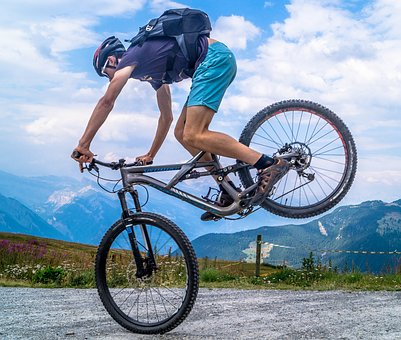
#> input picture DigitalImageProcessing/images/cycle.jpg, 401 x 340 px
$ jupyter execute ImageProcessing-2.ipynb   (shell and % lines are left out)
#> lines starting #> are read from the running program, lines starting #| are printed output that depends on the picture; after the words box and inside, x2 and y2 are one past the last pixel; in counts of white or black regions, pixels touching at a corner belong together
## Arithmetical Operations

[cell 1]
import numpy as np
import cv2

image = cv2.imread('images/cycle.jpg')
#> image is the input picture: shape (340, 401, 3); mean B, G, R 175.8, 156.1, 136.3
cv2.imshow("Original", image)
print("max of 255: " + str(cv2.add(np.uint8([200]), np.uint8([100]))))
print("min of 0: " + str(cv2.subtract(np.uint8([50]), np.uint8([100]))))
print("wrap around: " + str(np.uint8([200]) + np.uint8([100])))
print("wrap around: " + str(np.uint8([50]) - np.uint8([100])))
M = np.ones(image.shape, dtype = "uint8") * 100
added = cv2.add(image, M)
cv2.imshow("Added", added)
M = np.ones(image.shape, dtype = "uint8") * 50
subtracted = cv2.subtract(image, M)
cv2.imshow("Subtracted", subtracted)
if(cv2.waitKey(0)):
#> (key Esc is pressed here)
 cv2.destroyAllWindows()

### Bitwise Operator

[cell 2]
import numpy as np
import cv2
rectangle = np.zeros((300, 300), dtype = "uint8")
cv2.rectangle(rectangle, (25, 25), (275, 275), 255, -1)
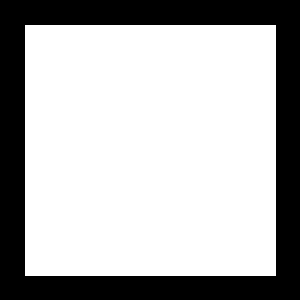
#> rectangle: shape (300, 300); 70% white; 1 black region, box (x1, y1, x2, y2) and area: (0, 0, 300, 300) 26999
cv2.imshow("Rectangle", rectangle)
cv2.waitKey(0)
circle = np.zeros((300, 300), dtype = "uint8")
cv2.circle(circle, (150, 150), 150, 255, -1)
#> circle: shape (300, 300); 78.5% white; 4 black regions, box (x1, y1, x2, y2) and area: (0, 0, 150, 150) 4980, (151, 0, 300, 133) 4830, (0, 151, 133, 300) 4830, (168, 168, 300, 300) 4681
cv2.imshow("Circle", circle)
cv2.waitKey(0)
bitwiseAnd = cv2.bitwise_and(rectangle, circle)
cv2.imshow("AND", bitwiseAnd)
cv2.waitKey(0)
bitwiseOr = cv2.bitwise_or(rectangle, circle)
cv2.imshow("OR", bitwiseOr)
cv2.waitKey(0)
bitwiseXor = cv2.bitwise_xor(rectangle, circle)
cv2.imshow("XOR", bitwiseXor)
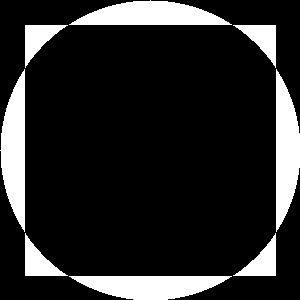
#> window 'XOR': shape (300, 300); 15.7% white; 8 white regions, largest, box (x1, y1, x2, y2) and area: (69, 0, 232, 25) 2729, (0, 69, 25, 232) 2729, (276, 69, 300, 232) 2728
cv2.waitKey(0)
bitwiseNot = cv2.bitwise_not(circle)
cv2.imshow("NOT", bitwiseNot)
if(cv2.waitKey(5)):
#> (key Esc is pressed here)
 cv2.destroyAllWindows()

1. AND: A bitwise AND is true if and only if both pixels are greater than zero.
2. OR: A bitwise OR is true if either of the two pixels are greater than zero.
3. XOR: A bitwise XOR is true if and only if the two pixels are greater than zero, but not both.
4. NOT: A bitwise NOT inverts the “on” and “off” pixels in an image.

### Masking

[cell 3]
import cv2
import numpy as np

img = cv2.imread("images/cycle.jpg")
cv2.imshow("Wave",img)
cv2.waitKey(0)
#we readed the image

mask = np.zeros(img.shape[:2],dtype="uint8")
(cx,cy) = (img.shape[1]//2,img.shape[0]//2)
#> cx = 200; cy = 170
cv2.rectangle(mask,(cx-75,cy-75),(cx+75,cy+75),255,-1)
#> mask: shape (340, 401); 16.7% white; 1 white region, box (x1, y1, x2, y2) and area: (125, 95, 276, 246) 22801
cv2.imshow("Mask",mask)
cv2.waitKey(0)

masked = cv2.bitwise_and(img,img,mask=mask)
cv2.imshow("Masked",masked)
if(cv2.waitKey(0)):
#> (key Esc is pressed here)
 cv2.destroyAllWindows()

[cell 4]
import numpy as np
import cv2

image = cv2.imread('images/cycle.jpg')
cv2.imshow("Original", image)
mask = np.zeros(image.shape[:2], dtype = "uint8")

(cX, cY) = (image.shape[1] / 2, image.shape[0] / 2)
#> cX = 200.5; cY = 170
r = (int(cX), int(cY))
#> r = (200, 170)
mask = np.zeros(image.shape[:2], dtype = "uint8")
cv2.circle(mask, r, 100, 255, -1)
#> mask: shape (340, 401); 23% white; 1 white region, box (x1, y1, x2, y2) and area: (100, 70, 301, 271) 31417
masked = cv2.bitwise_and(image, image, mask = mask)
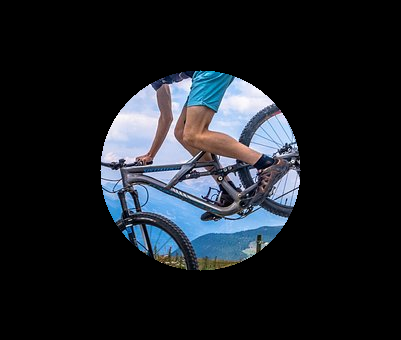
#> masked: shape (340, 401, 3); mean B, G, R 37.3, 31.6, 27.3
cv2.imshow("Mask", mask)
cv2.imshow("Mask Applied to Image", masked)
if(cv2.waitKey(0)):
#> (key Esc is pressed here)
 cv2.destroyAllWindows()

## Splitting And Merging Color Channels

[cell 5]
import numpy as np
import cv2

image = cv2.imread('images/cycle.jpg')

(B, G, R) = cv2.split(image)
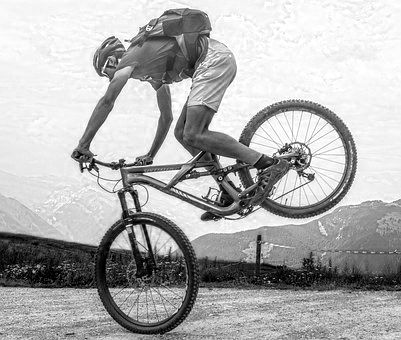
#> B: shape (340, 401); min 0, max 255, mean 175.8
cv2.imshow("Red", R)
cv2.imshow("Green", G)
cv2.imshow("Blue", B)
cv2.waitKey(0)

merged = cv2.merge([B, G, R])
cv2.imshow("Merged", merged)
cv2.waitKey(0)
cv2.destroyAllWindows()

[cell 6]
import numpy as np
import cv2

image = cv2.imread('images/cycle.jpg')

(B, G, R) = cv2.split(image)

zeros = np.zeros(image.shape[:2], dtype = "uint8")
cv2.imshow("Red", cv2.merge([zeros, zeros, R]))
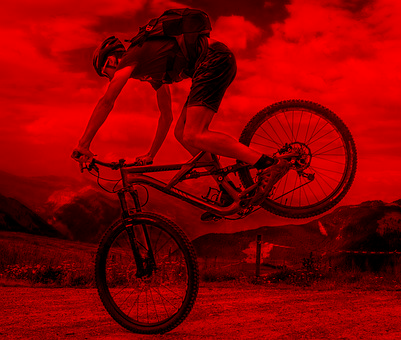
#> window 'Red': shape (340, 401, 3); mean B, G, R 0, 0, 136.3
cv2.imshow("Green", cv2.merge([zeros, G, zeros]))
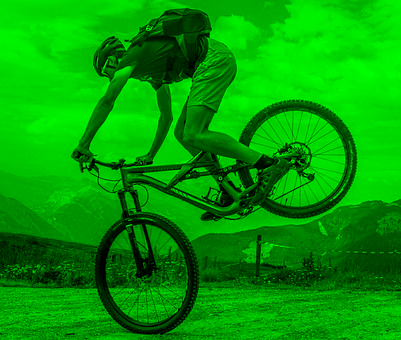
#> window 'Green': shape (340, 401, 3); mean B, G, R 0, 156.1, 0
cv2.imshow("Blue", cv2.merge([B, zeros, zeros]))
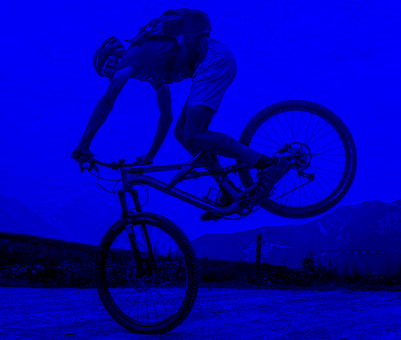
#> window 'Blue': shape (340, 401, 3); mean B, G, R 175.8, 0, 0
if(cv2.waitKey(0)):
#> (key Esc is pressed here)
 cv2.destroyAllWindows()

## Colorspaces

[cell 7]
import numpy as np
import cv2

image = cv2.imread('images/cycle.jpg')
cv2.imshow("Original", image)

gray = cv2.cvtColor(image, cv2.COLOR_BGR2GRAY)
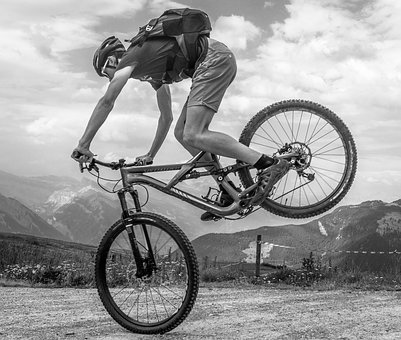
#> gray: shape (340, 401); min 0, max 255, mean 152.4
cv2.imshow("Gray", gray)

hsv = cv2.cvtColor(image, cv2.COLOR_BGR2HSV)
#> hsv: shape (340, 401, 3); mean H, S, V 100.5, 81.8, 181.1
cv2.imshow("HSV", hsv)

lab = cv2.cvtColor(image, cv2.COLOR_BGR2LAB)
#> lab: shape (340, 401, 3); mean of channels 0, 1, 2 160.3, 127.3, 116.1
cv2.imshow("L*a*b*", lab)
if(cv2.waitKey(0)):
#> (key Esc is pressed here)
 cv2.destroyAllWindows()

## Histograms

* A histogram represents the distribution of pixel intensities (whether color or grayscale) in an image. It can be visualized as a graph (or plot) that gives a high-level intuition of the intensity (pixel value) distribution. We are going to assume a RGB color space in this example, so these pixel values will be in the range of 0 to 255.
### Using Opencv to compute histograms
```cv2.calcHist(images,channels,mask,histSize,ranges)```
1. images: This is the image that we want to compute a histogram for. Wrap it as a list: [myImage].
2. channels: A list of indexes, where we specify the index of the channel we want to compute a histogram for. To compute a histogram of a grayscale image, the list would be [0]. To compute a histogram for all three red, green, and blue channels, the channels list would be [0,1,2].
3. mask:  Here we can supply a mask. If a mask is provided, a histogram will be computed for masked pixels only. If we do not have a mask or do not want to apply one, we can just provide a value of None.
4. histSize: This is the number of bins we want to use when computing a histogram. Again, this is a list, one for each channel we are computing a histogram for. The bin sizes do not all have to be the same. Here is an example of 32 bins for each channel: [32,32,32].
5. ranges: The range of possible pixel values. Normally, this is [0, 256] for each channel, but if you are using a color space other than RGB (such as HSV), the ranges might be different.

### GrayScale Histogram

[cell 8]
import cv2
import matplotlib.pyplot as plt
image = cv2.imread('images/cycle.jpg')
cv2.imshow("Original", image)
gray = cv2.cvtColor(image, cv2.COLOR_BGR2GRAY)
cv2.imshow("Grayscale Image", gray)
hist = cv2.calcHist([gray], [0], None, [256], [0, 256])
#> hist = 256 values, max 1407 at index 212, min 3 at index 255, mean 532.6
plt.figure()
plt.title("Grayscale Histogram")
plt.xlabel("Bins")
plt.ylabel("# of Pixels")
plt.plot(hist)
plt.xlim([0, 256])
plt.show()
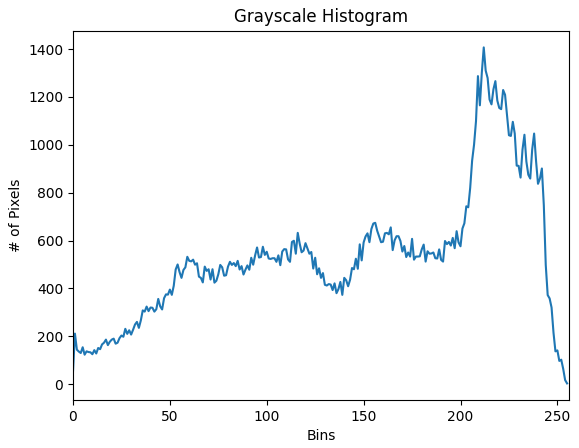
#> figure drawn by matplotlib, 1 panel; curve peaks at x = 212, y = 1407
if(cv2.waitKey(0)):
#> (key Esc is pressed here)
 cv2.destroyAllWindows()

## Color Histograms

[cell 9]
import cv2
import matplotlib.pyplot as plt

image = cv2.imread('images/cycle.jpg')
cv2.imshow("Original", image)
chans = cv2.split(image)
colors = ("b", "g", "r")

plt.figure()
plt.title("’Flattened’ Color Histogram")

plt.xlabel("Bins")
plt.ylabel("# of Pixels")

for (chan, color) in zip(chans, colors):
    hist = cv2.calcHist([chan], [0], None, [256], [0, 256])
    plt.plot(hist, color = color)
    plt.xlim([0, 256])
#> this loop made 3 passes
#> color on passes 1 to 3: 'b', 'g', 'r'
fig = plt.figure()
ax = fig.add_subplot(1,3,1)
hist = cv2.calcHist([chans[1], chans[0]], [0, 1], None,[32, 32], [0, 256, 0, 256])
p = ax.imshow(hist, interpolation = "nearest")
ax.set_title("2D Color Histogram for G and B")

plt.colorbar(p)
ax = fig.add_subplot(1,3,2)
hist = cv2.calcHist([chans[1], chans[2]], [0, 1], None,[32, 32], [0, 256, 0, 256])
p = ax.imshow(hist, interpolation = "nearest")
ax.set_title("2D Color Histogram for G and R")
plt.colorbar(p)
ax = fig.add_subplot(1,3,3)
hist = cv2.calcHist([chans[0], chans[2]], [0, 1], None,[32, 32], [0, 256, 0, 256])
p = ax.imshow(hist, interpolation = "nearest")
ax.set_title("2D Color Histogram for B and R")
plt.colorbar(p)
print ("2D histogram shape: %s, with %d values" % (hist.shape, hist.flatten().shape[0]))
#| 2D histogram shape: (32, 32), with 1024 values
hist = cv2.calcHist([image], [0, 1, 2],None, [8, 8, 8], [0, 256, 0, 256, 0, 256])
print("3D histogram shape: %s, with %d values" % (hist.shape, hist.flatten().shape[0]))
#| 3D histogram shape: (8, 8, 8), with 512 values
plt.show()
#> figure, not shown here; curve peaks at x = 246, y = 3795; curve peaks at x = 215, y = 1499; curve peaks at x = 0, y = 1673
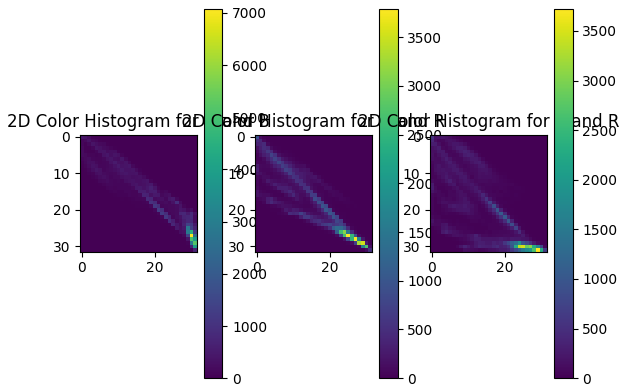
#> figure drawn by matplotlib, 6 panels
if(cv2.waitKey(0)):
#> (key Esc is pressed here)
 cv2.destroyAllWindows()

$ run again, with DigitalImageProcessing/images/aero.jpg copied over DigitalImageProcessing/images/cycle.jpg
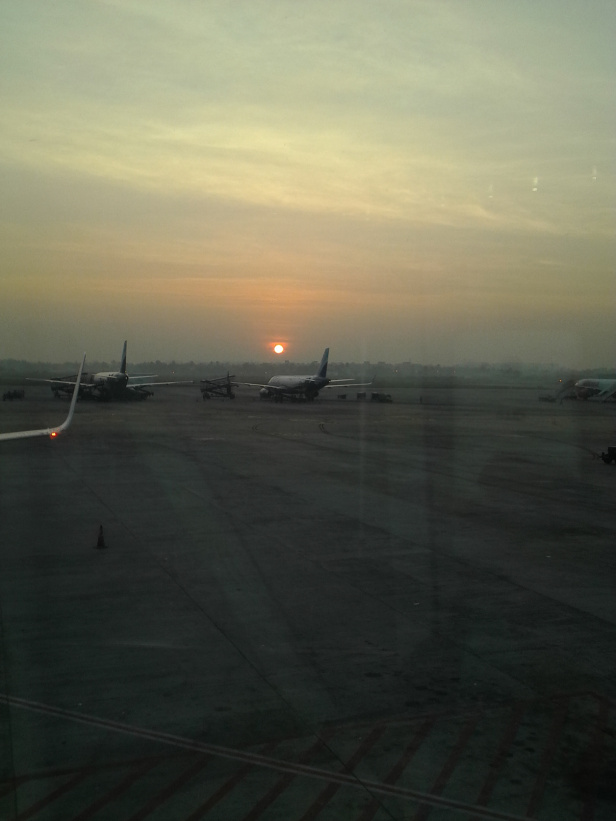
#> input picture DigitalImageProcessing/images/aero.jpg, 616 x 821 px
#> image is the input picture: shape (821, 616, 3); mean B, G, R 80.1, 97, 96.6
#> rectangle: shape (300, 300); 70% white; 1 black region, box (x1, y1, x2, y2) and area: (0, 0, 300, 300) 26999
#> circle: shape (300, 300); 78.5% white; 4 black regions, box (x1, y1, x2, y2) and area: (0, 0, 150, 150) 4980, (151, 0, 300, 133) 4830, (0, 151, 133, 300) 4830, (168, 168, 300, 300) 4681
#> `cv2.rectangle(mask,(cx-75,cy-75),(cx+75,cy+75),255,-1)`:
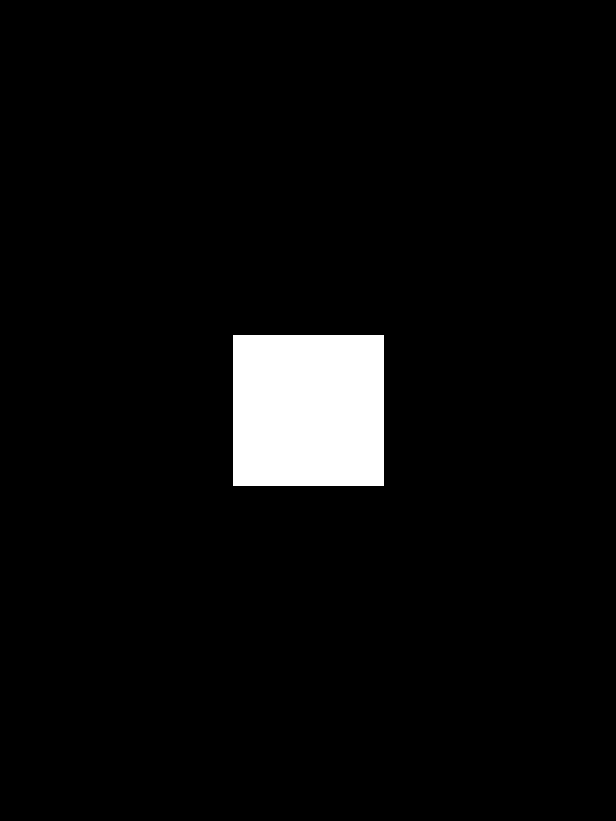
#> mask: shape (821, 616); 4.5% white; 1 white region, box (x1, y1, x2, y2) and area: (233, 335, 384, 486) 22801
#> hsv: shape (821, 616, 3); mean H, S, V 51.5, 46.5, 100.2
#> lab: shape (821, 616, 3); mean of channels 0, 1, 2 99.3, 124.8, 136.9
#> `hist = cv2.calcHist([gray], [0], None, [256], [0, 256])`: hist = 256 values, max 11218 at index 30, min 0 at index 0, mean 1975.5
#> the loop `for (chan, color) in zip(chans, colors):` made 3 passes
#> color on passes 1 to 3: 'b', 'g', 'r'
#| 2D histogram shape: (32, 32), with 1024 values
#| 3D histogram shape: (8, 8, 8), with 512 values
#> `plt.show()`:
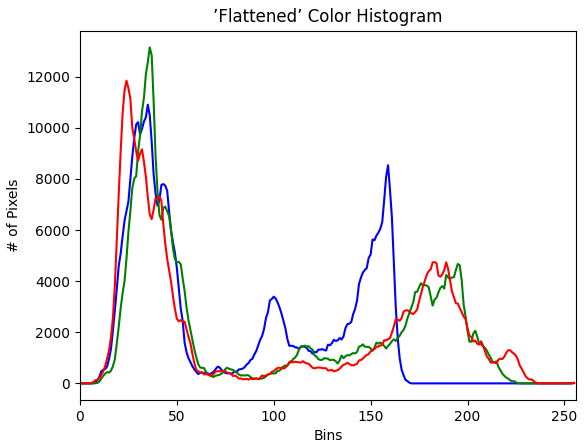
#> figure drawn by matplotlib, 1 panel; curve peaks at x = 35, y = 10908; curve peaks at x = 36, y = 13150; curve peaks at x = 24, y = 11849

$ run again, with DigitalImageProcessing/images/bisons.jpg copied over DigitalImageProcessing/images/cycle.jpg
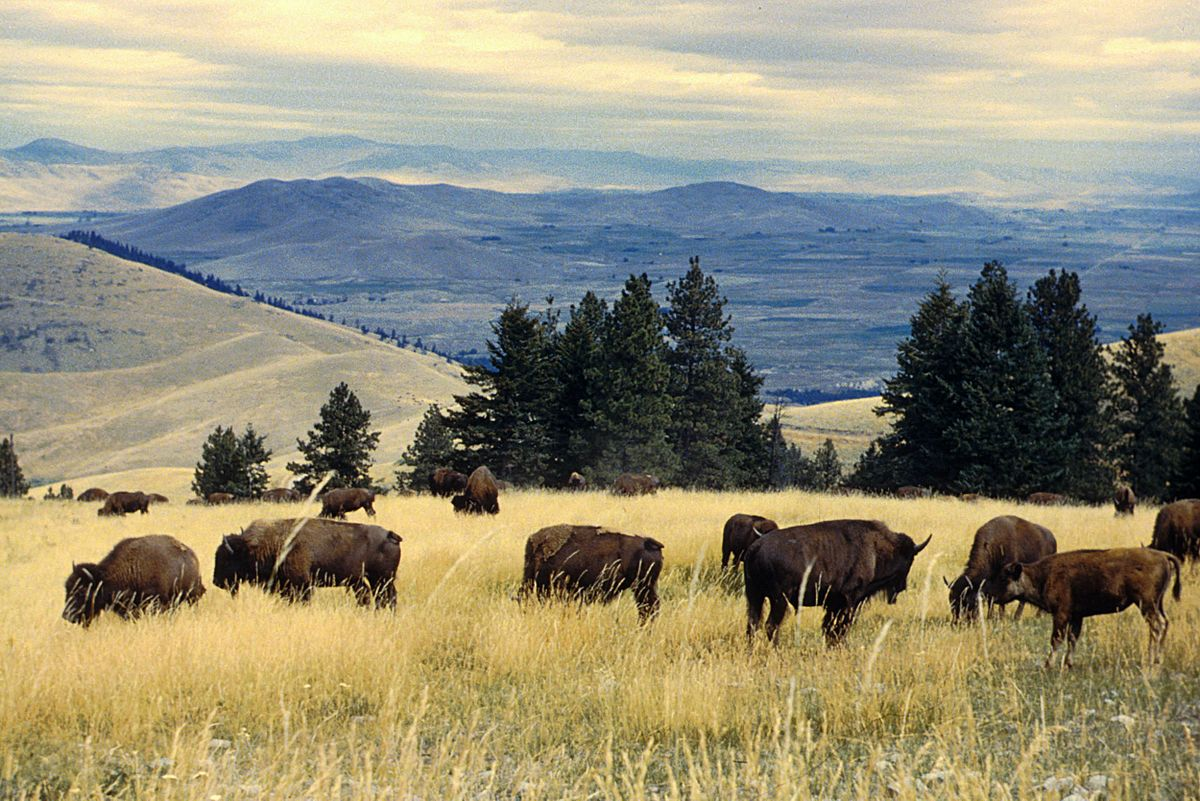
#> input picture DigitalImageProcessing/images/bisons.jpg, 1200 x 801 px
#> image is the input picture: shape (801, 1200, 3); mean B, G, R 119.5, 141.9, 146.7
#> rectangle: shape (300, 300); 70% white; 1 black region, box (x1, y1, x2, y2) and area: (0, 0, 300, 300) 26999
#> circle: shape (300, 300); 78.5% white; 4 black regions, box (x1, y1, x2, y2) and area: (0, 0, 150, 150) 4980, (151, 0, 300, 133) 4830, (0, 151, 133, 300) 4830, (168, 168, 300, 300) 4681
#> hsv: shape (801, 1200, 3); mean H, S, V 48.3, 83.2, 157.4
#> lab: shape (801, 1200, 3); mean of channels 0, 1, 2 147.7, 127.2, 140.2
#> `hist = cv2.calcHist([gray], [0], None, [256], [0, 256])`: hist = 256 values, max 8090 at index 193, min 0 at index 251, mean 3754.7
#> the loop `for (chan, color) in zip(chans, colors):` made 3 passes
#> color on passes 1 to 3: 'b', 'g', 'r'
#| 2D histogram shape: (32, 32), with 1024 values
#| 3D histogram shape: (8, 8, 8), with 512 values
#> `plt.show()`:
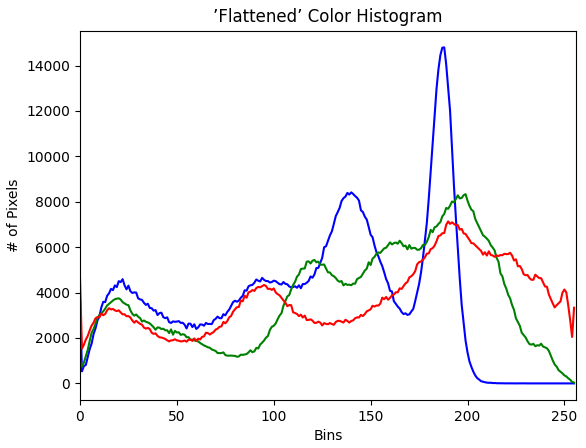
#> figure drawn by matplotlib, 1 panel; curve peaks at x = 188, y = 14798; curve peaks at x = 199, y = 8335; curve peaks at x = 190, y = 7133
